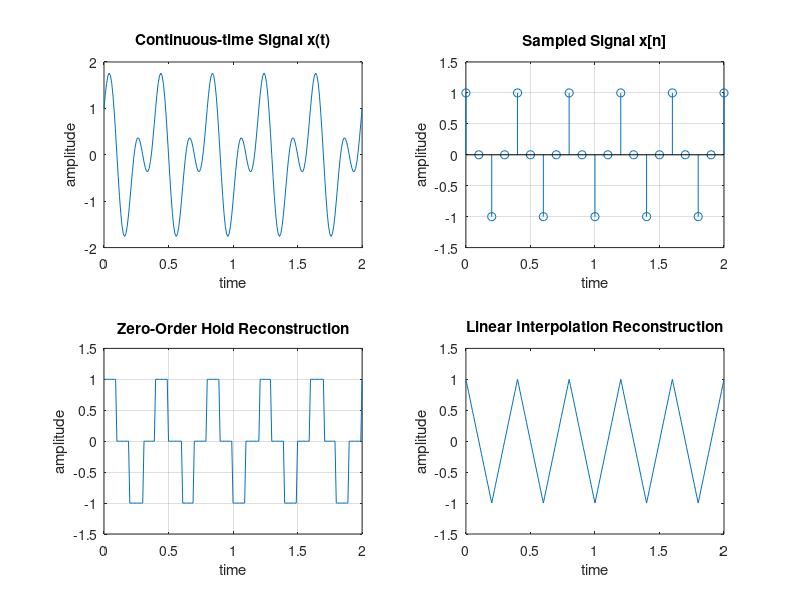

The MATLAB source for this figure: (Note: this script raises an error after producing the figure.)
t_fine=0:0.01:2;
x_t=cos(5*pi*t_fine)+sin(10*pi*t_fine);
t_samples=0:0.1:2;
x_n=cos(5*pi*t_samples)+sin(10*pi*t_samples);

figure

subplot(2,2,1);
plot(t_fine,x_t);
xlabel('time');
ylabel('amplitude');
title('Continuous-time Signal x(t)');


subplot(2,2,2);
stem(t_samples,x_n);
xlabel('time');
ylabel('amplitude');
title('Sampled Signal x[n]');
grid on;

subplot(2,2,3);
q1=interp1(t_samples,x_n,t_fine,'previous');
plot(t_fine,q1);
xlabel('time');
ylabel('amplitude');
title('Zero-Order Hold Reconstruction');
grid on;

subplot(2,2,4);
q2=interp1(t_samples,x_n,t_fine,'linear');
plot(t_fine,q2);
xlabel('time');
ylabel('amplitude');
title('Linear Interpolation Reconstruction');

sgtitle('Interpolation');
